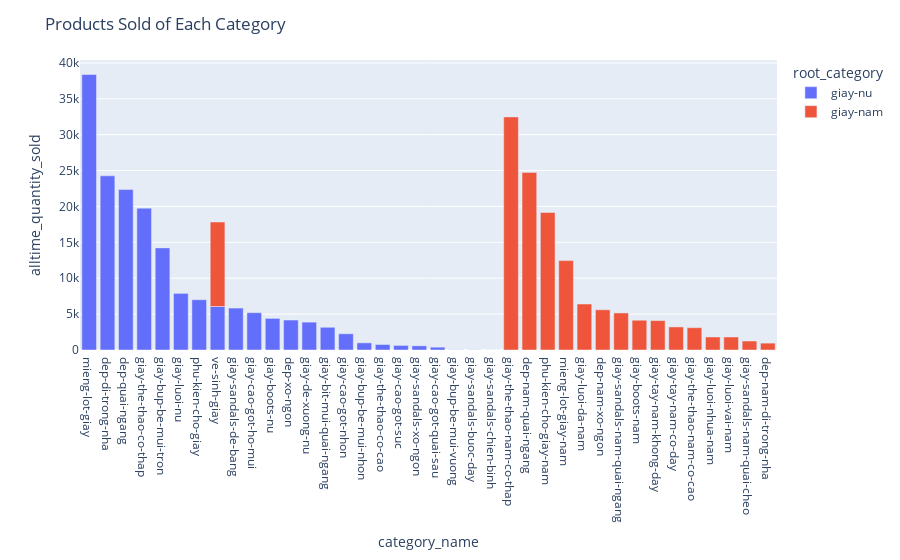

Source (notebook cell):
### Markdown cell above
By comparing 2 category on PRICE, we can see:
- product of price > 1 are sandals, sport sneakers, men's western shoes (giay tay), men's plastic boots (CROCS shoes)
- MID PRICE RANGE 200k - 500k: other shoes
- PRICE <200k: shoes'accesories, men's slippers

### Code cell
avg_price_df = concat_df.groupby(['category_name', 'root_category'])['alltime_quantity_sold'].sum().reset_index()
avg_price_df = avg_price_df.sort_values(by='alltime_quantity_sold',ascending=False)

fig = px.bar(avg_price_df, x='category_name', y='alltime_quantity_sold', color='root_category')
fig.update_layout(title='Products Sold of Each Category')
fig.show()

### Figure 1 — Plotly figure (JSON) as saved in the notebook; plotly's stock layout.template omitted (floating-point values rounded to 4 significant figures)
{"data": [{"alignmentgroup": "True", "hovertemplate": "root_category=giay-nu<br>category_name=%{x}<br>alltime_quantity_sold=%{y}<extra></extra>", "legendgroup": "giay-nu", "marker": {"color": "#636efa", "pattern": {"shape": ""}}, "name": "giay-nu", "offsetgroup": "giay-nu", "orientation": "v", "showlegend": true, "textposition": "auto", "type": "bar", "x": ["mieng-lot-giay", "dep-di-trong-nha", "dep-quai-ngang", "giay-the-thao-co-thap", "giay-bup-be-mui-tron", "giay-luoi-nu", "phu-kien-cho-giay", "ve-sinh-giay", "giay-sandals-de-bang", "giay-cao-got-ho-mui", "giay-boots-nu", "dep-xo-ngon", "giay-de-xuong-nu", "giay-bit-mui-quai-ngang", "giay-cao-got-nhon", "giay-bup-be-mui-nhon", "giay-the-thao-co-cao", "giay-cao-got-suc", "giay-sandals-xo-ngon", "giay-cao-got-quai-sau", "giay-bup-be-mui-vuong", "giay-sandals-buoc-day", "giay-sandals-chien-binh"], "xaxis": "x", "y": [38382, 24264, 22351, 19765, 14226, 7890, 7003, 6061, 5843, 5199, 4403, 4175, 3886, 3167, 2261, 997, 767, 638, 584, 395, 35, 29, 7], "yaxis": "y"}, {"alignmentgroup": "True", "hovertemplate": "root_category=giay-nam<br>category_name=%{x}<br>alltime_quantity_sold=%{y}<extra></extra>", "legendgroup": "giay-nam", "marker": {"color": "#EF553B", "pattern": {"shape": ""}}, "name": "giay-nam", "offsetgroup": "giay-nam", "orientation": "v", "showlegend": true, "textposition": "auto", "type": "bar", "x": ["giay-the-thao-nam-co-thap", "dep-nam-quai-ngang", "phu-kien-cho-giay-nam", "mieng-lot-giay-nam", "ve-sinh-giay", "giay-luoi-da-nam", "dep-nam-xo-ngon", "giay-sandals-nam-quai-ngang", "giay-boots-nam", "giay-tay-nam-khong-day", "giay-tay-nam-co-day", "giay-the-thao-nam-co-cao", "giay-luoi-nhua-nam", "giay-luoi-vai-nam", "giay-sandals-nam-quai-cheo", "dep-nam-di-trong-nha"], "xaxis": "x", "y": [32476, 24740, 19163, 12455, 11770, 6406, 5602, 5160, 4148, 4102, 3215, 3109, 1816, 1812, 1251, 958], "yaxis": "y"}], "layout": {"barmode": "relative", "legend": {"title": {"text": "root_category"}, "tracegroupgap": 0}, "margin": {"t": 60}, "title": {"text": "Products Sold of Each Category"}, "xaxis": {"anchor": "y", "domain": [0, 1], "title": {"text": "category_name"}}, "yaxis": {"anchor": "x", "domain": [0, 1], "title": {"text": "alltime_quantity_sold"}}}}
